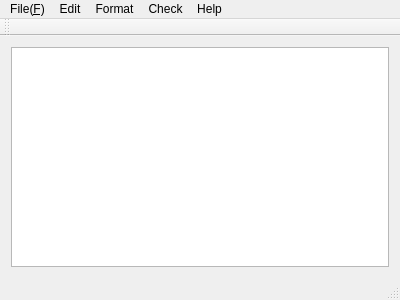
<?xml version="1.0" encoding="UTF-8"?>
<ui version="4.0">
 <class>MainWindow</class>
 <widget class="QMainWindow" name="MainWindow">
  <property name="geometry">
   <rect>
    <x>0</x>
    <y>0</y>
    <width>400</width>
    <height>300</height>
   </rect>
  </property>
  <property name="windowTitle">
   <string>MainWindow</string>
  </property>
  <widget class="QWidget" name="centralWidget">
   <layout class="QVBoxLayout" name="verticalLayout">
    <item>
     <widget class="QTextEdit" name="textEdit"/>
    </item>
    <item>
     <layout class="QVBoxLayout" name="verticalLayout_2"/>
    </item>
   </layout>
  </widget>
  <widget class="QMenuBar" name="menuBar">
   <property name="geometry">
    <rect>
     <x>0</x>
     <y>0</y>
     <width>400</width>
     <height>22</height>
    </rect>
   </property>
   <widget class="QMenu" name="menuFile">
    <property name="title">
     <string>File(&amp;F)</string>
    </property>
    <addaction name="actionCreate"/>
    <addaction name="actionOpen"/>
    <addaction name="actionSave"/>
    <addaction name="actionSave_As"/>
    <addaction name="actionQuit"/>
   </widget>
   <widget class="QMenu" name="menuEdit">
    <property name="title">
     <string>Edit</string>
    </property>
    <addaction name="actionCopy"/>
    <addaction name="actionCut"/>
    <addaction name="actionSearch"/>
    <addaction name="actionDate_Time"/>
   </widget>
   <widget class="QMenu" name="menuFormat">
    <property name="title">
     <string>Format</string>
    </property>
    <addaction name="actionLine_Wrap"/>
    <addaction name="actionFone"/>
    <addaction name="actionColor"/>
   </widget>
   <widget class="QMenu" name="menuCheck">
    <property name="title">
     <string>Check</string>
    </property>
    <addaction name="actionStatus_Bar"/>
   </widget>
   <widget class="QMenu" name="menuHelp">
    <property name="title">
     <string>Help</string>
    </property>
    <addaction name="actionAbout"/>
   </widget>
   <addaction name="menuFile"/>
   <addaction name="menuEdit"/>
   <addaction name="menuFormat"/>
   <addaction name="menuCheck"/>
   <addaction name="menuHelp"/>
  </widget>
  <widget class="QToolBar" name="mainToolBar">
   <attribute name="toolBarArea">
    <enum>TopToolBarArea</enum>
   </attribute>
   <attribute name="toolBarBreak">
    <bool>false</bool>
   </attribute>
  </widget>
  <widget class="QStatusBar" name="statusBar"/>
  <action name="actionCreate">
   <property name="text">
    <string>Create(&amp;C)</string>
   </property>
   <property name="shortcut">
    <string>Ctrl+C</string>
   </property>
  </action>
  <action name="actionOpen">
   <property name="text">
    <string>Open(&amp;I)</string>
   </property>
   <property name="shortcut">
    <string>Ctrl+O</string>
   </property>
  </action>
  <action name="actionSave">
   <property name="text">
    <string>Save(&amp;S)</string>
   </property>
   <property name="shortcut">
    <string>Ctrl+S</string>
   </property>
  </action>
  <action name="actionSave_As">
   <property name="text">
    <string>Save As</string>
   </property>
  </action>
  <action name="actionQuit">
   <property name="text">
    <string>Quit(&amp;Q)</string>
   </property>
   <property name="shortcut">
    <string>Ctrl+Q</string>
   </property>
  </action>
  <action name="actionCopy">
   <property name="text">
    <string>Copy</string>
   </property>
  </action>
  <action name="actionCut">
   <property name="text">
    <string>Cut</string>
   </property>
  </action>
  <action name="actionSearch">
   <property name="text">
    <string>Search</string>
   </property>
  </action>
  <action name="actionDate_Time">
   <property name="text">
    <string>Date&amp;Time</string>
   </property>
  </action>
  <action name="actionLine_Wrap">
   <property name="text">
    <string>Line Wrap</string>
   </property>
  </action>
  <action name="actionFone">
   <property name="text">
    <string>Fone</string>
   </property>
  </action>
  <action name="actionColor">
   <property name="text">
    <string>Color</string>
   </property>
  </action>
  <action name="actionAbout">
   <property name="text">
    <string>About</string>
   </property>
  </action>
  <action name="actionStatus_Bar">
   <property name="text">
    <string>Status Bar</string>
   </property>
  </action>
 </widget>
 <layoutdefault spacing="6" margin="11"/>
 <resources/>
 <connections/>
</ui>
